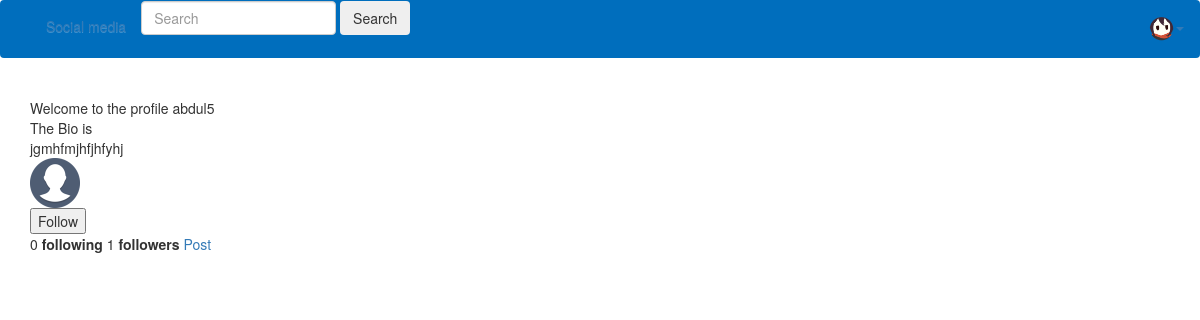
The page /members/profile/abdul-5-profile-page (signed in) on the database its author committed.
### members/models.py (models this page shows, shortened)
class Profile(models.Model):
    GENDER = (
        ('M', 'Male'),
        ('F', 'Female'),
    )
    user = models.OneToOneField(User , on_delete=models.CASCADE)
    bio = models.TextField(max_length=2000,null=True)
    profile_pic=models.ImageField(default='default.png',upload_to='profile-images')
    gender = models.CharField(max_length=1, choices=GENDER,blank=True)
    slug = models.SlugField(null=True)

### members/views.py (the view)
# urls.py: path('/profile/<slug:slug>',views.UserProfiles.as_view(),name="users-profile"),
class UserProfiles(DetailView):
    model= Profile
    template_name = 'members/profile.html'
    def get_context_data(self, **kwargs):
        data = super().get_context_data(**kwargs)
        userobject = get_object_or_404(Profile, slug=self.kwargs['slug'])
        if Follwing_count.objects.filter(follwer=self.request.user.username,follwing=userobject.user.username):
            button_text = "Unfollow"
        else:
             button_text = "Follow"
        followers=Follwing_count.objects.filter(follwer=userobject.user)
        followers_count = Follwing_count.objects.filter(follwing=userobject.user)
        data['following'] = len(followers)
        data['followers'] = len(followers_count)
        data['button_text'] = button_text
        return data

### members/templates/members/profile.html (shortened to what this page needs)
{% extends "base_nav.html" %}
{% load static %}
{% block content %}
Welcome to the profile {{ profile.user }}
{% if profile.user == user %}
</br>
Your Bio is
</br>
{% else %}
The Bio is
{% endif %}
{{ profile.bio }}
<img src="{{ profile.profile_pic.url }}" width="50" height="50"/>
{% if profile.user == user %}
<p>Edit Profile</p>
{% else %}
<form action="{% url 'members:follow' %}" method="POST" >
    {% if user in followers.all %}
    <button type="submit" >{{ button_text }}</button>
    {% else %}
    <button type="submit" >{{ button_text }}</button>
    {% endif %}
</form>
{% endif %}
{{ following }} <b>following</b>
{{ followers }} <b>followers</b>
<a href="{% url 'customers:post_create'  %}" >Post</a>
{% endblock %}

### customers/templates/base_nav.html (shortened to what this page needs)
{% extends "base.html" %}
{% block navbar %}
<nav class="navbar navbar-light justify-content-between" style="background-color: #006ebd;">
 <div class="container-fluid">
    <div class="navbar-header">
        <a class="navbar-brand" href="/">{{ settings.APP_NAME }}</a>
    </div>
    <ul class="nav navbar-nav">
      {% url 'customers' as main %}
      <li {% if request.get_full_path == main %} class="active"{% endif %}>
          <a href="{% url 'customers:index' %}">Social media </a></li>
    </ul>
    <ul class="nav navbar-nav navbar-right">
        {% if user.is_authenticated %}
        <li class="dropdown">
            <a href="#" data-toggle="dropdown" class="dropdown-toggle">
                <img style="width: 25px;" src="{{ user.profile.profile_pic.url }}"/><b class="caret"></b>
            </a>
        </li>
        {% else %}
        <li>
        <a href="{% url 'members:login' %}?next={% url 'customers:index' %}">Login</a>
        </li>
        {% endif %}
    </ul>
    <form class="form-inline">
        <input class="form-control mr-sm-2" type="search" placeholder="Search" aria-label="Search">
        <button class="btn btn-outline-success my-2 my-sm-0" type="submit">Search</button>
      </form>
  </div>
</nav>
{% endblock %}

### rows shown on the page
Profile: user "abdul5", bio "jgmhfmjhfjhfyhj", profile_pic (placeholder picture)

### other values the page prints
{{ button_text }} "Follow"
{{ following }} "0"
{{ followers }} "1"
